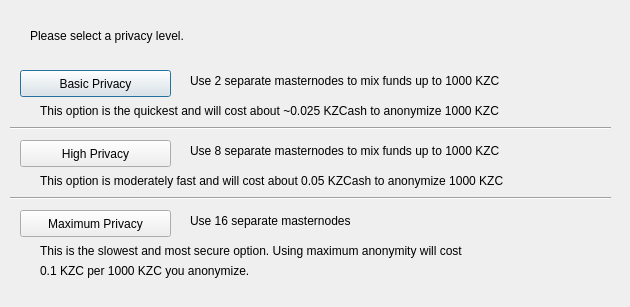
<?xml version="1.0" encoding="UTF-8"?>
<ui version="4.0">
 <class>DarksendConfig</class>
 <widget class="QDialog" name="DarksendConfig">
  <property name="geometry">
   <rect>
    <x>0</x>
    <y>0</y>
    <width>630</width>
    <height>307</height>
   </rect>
  </property>
  <property name="windowTitle">
   <string>Configure PrivateSend</string>
  </property>
  <widget class="QPushButton" name="buttonBasic">
   <property name="geometry">
    <rect>
     <x>20</x>
     <y>70</y>
     <width>151</width>
     <height>27</height>
    </rect>
   </property>
   <property name="text">
    <string>Basic Privacy</string>
   </property>
  </widget>
  <widget class="QPushButton" name="buttonHigh">
   <property name="geometry">
    <rect>
     <x>20</x>
     <y>140</y>
     <width>151</width>
     <height>27</height>
    </rect>
   </property>
   <property name="text">
    <string>High Privacy</string>
   </property>
  </widget>
  <widget class="QPushButton" name="buttonMax">
   <property name="geometry">
    <rect>
     <x>20</x>
     <y>210</y>
     <width>151</width>
     <height>27</height>
    </rect>
   </property>
   <property name="text">
    <string>Maximum Privacy</string>
   </property>
  </widget>
  <widget class="QLabel" name="label">
   <property name="geometry">
    <rect>
     <x>30</x>
     <y>20</y>
     <width>571</width>
     <height>31</height>
    </rect>
   </property>
   <property name="text">
    <string>Please select a privacy level.</string>
   </property>
  </widget>
  <widget class="QLabel" name="label_2">
   <property name="geometry">
    <rect>
     <x>190</x>
     <y>70</y>
     <width>421</width>
     <height>21</height>
    </rect>
   </property>
   <property name="text">
    <string>Use 2 separate masternodes to mix funds up to 1000 KZC</string>
   </property>
  </widget>
  <widget class="QLabel" name="label_3">
   <property name="geometry">
    <rect>
     <x>190</x>
     <y>140</y>
     <width>411</width>
     <height>21</height>
    </rect>
   </property>
   <property name="text">
    <string>Use 8 separate masternodes to mix funds up to 1000 KZC</string>
   </property>
  </widget>
  <widget class="QLabel" name="label_4">
   <property name="geometry">
    <rect>
     <x>190</x>
     <y>210</y>
     <width>421</width>
     <height>21</height>
    </rect>
   </property>
   <property name="text">
    <string>Use 16 separate masternodes</string>
   </property>
  </widget>
  <widget class="QLabel" name="label_6">
   <property name="geometry">
    <rect>
     <x>40</x>
     <y>100</y>
     <width>561</width>
     <height>21</height>
    </rect>
   </property>
   <property name="text">
    <string>This option is the quickest and will cost about ~0.025 KZCash to anonymize 1000 KZC</string>
   </property>
  </widget>
  <widget class="QLabel" name="label_7">
   <property name="geometry">
    <rect>
     <x>40</x>
     <y>170</y>
     <width>561</width>
     <height>21</height>
    </rect>
   </property>
   <property name="text">
    <string>This option is moderately fast and will cost about 0.05 KZCash to anonymize 1000 KZC</string>
   </property>
  </widget>
  <widget class="QLabel" name="label_8">
   <property name="geometry">
    <rect>
     <x>40</x>
     <y>240</y>
     <width>561</width>
     <height>21</height>
    </rect>
   </property>
   <property name="text">
    <string>This is the slowest and most secure option. Using maximum anonymity will cost</string>
   </property>
  </widget>
  <widget class="QLabel" name="label_9">
   <property name="geometry">
    <rect>
     <x>40</x>
     <y>260</y>
     <width>561</width>
     <height>21</height>
    </rect>
   </property>
   <property name="text">
    <string>0.1 KZC per 1000 KZC you anonymize.</string>
   </property>
  </widget>
  <widget class="Line" name="line">
   <property name="geometry">
    <rect>
     <x>10</x>
     <y>120</y>
     <width>601</width>
     <height>16</height>
    </rect>
   </property>
   <property name="orientation">
    <enum>Qt::Horizontal</enum>
   </property>
  </widget>
  <widget class="Line" name="line_2">
   <property name="geometry">
    <rect>
     <x>10</x>
     <y>190</y>
     <width>601</width>
     <height>16</height>
    </rect>
   </property>
   <property name="orientation">
    <enum>Qt::Horizontal</enum>
   </property>
  </widget>
 </widget>
 <resources/>
 <connections/>
</ui>
